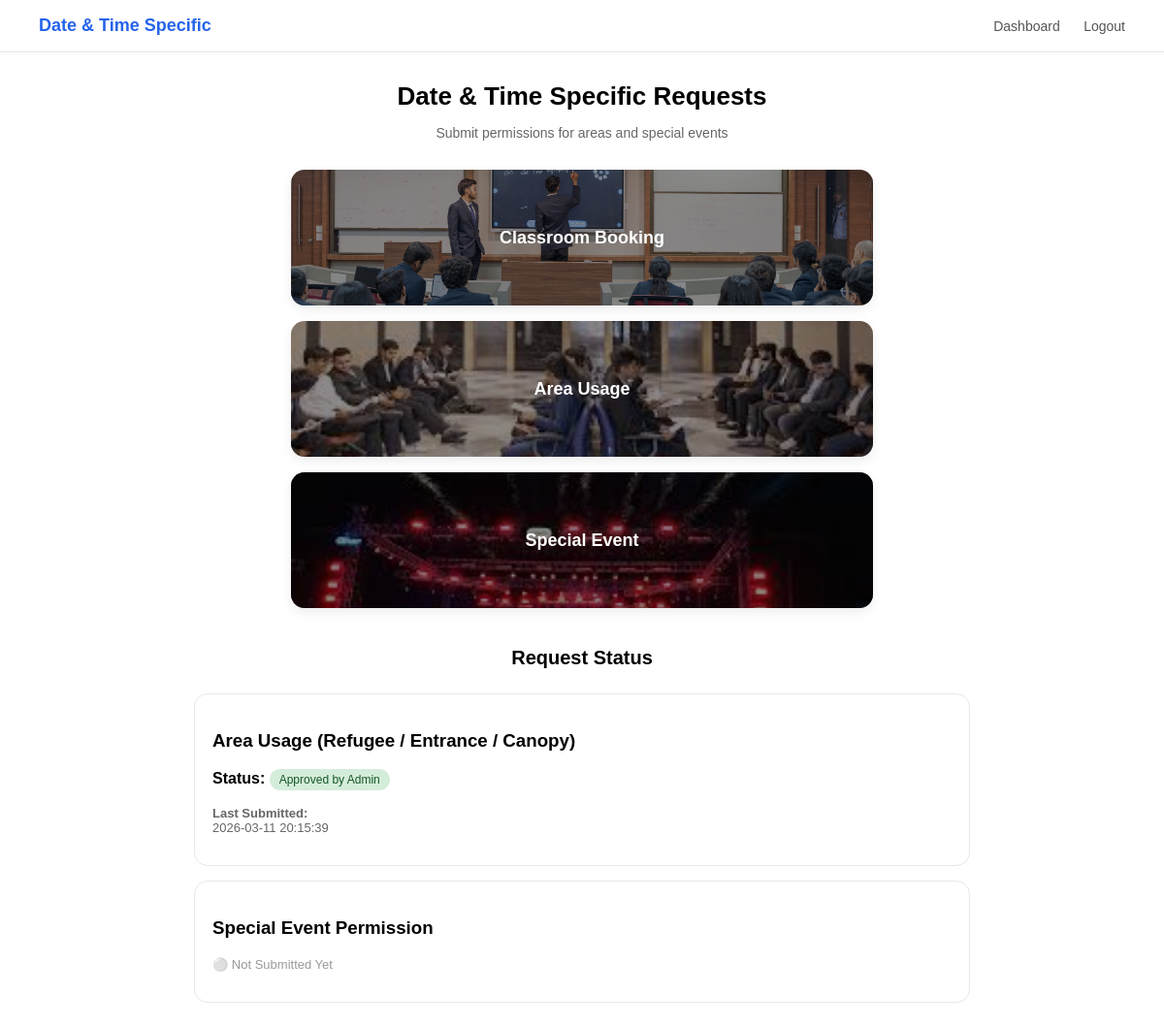
Page /datetime.php (signed in) on the committed database.
### tables this page shows
CREATE TABLE `datetime_requests` (
  `request_id` int(11) NOT NULL,
  `committee_id` varchar(50) DEFAULT NULL,
  `type` enum('area_usage','special_event') DEFAULT NULL,
  `status` enum('pending','approved','rejected') DEFAULT 'pending',
  `created_at` timestamp NOT NULL DEFAULT current_timestamp(),
  `rejection_reason` varchar(255) DEFAULT NULL,
  `forwarded_to_admin` tinyint(1) DEFAULT 0,
  `admin_status` enum('pending','approved','rejected') DEFAULT 'pending',
  `admin_remarks` varchar(255) DEFAULT NULL
);

### datetime.php (the view, shortened to what this page needs)
<?php
require 'includes/db_connect.php';
$committee_id = $_SESSION['committee_id'];
$stmt = $conn->prepare("
SELECT request_id, type, status, created_at, rejection_reason,
       forwarded_to_admin, admin_status
FROM datetime_requests
WHERE committee_id = ?
AND created_at = (
    SELECT MAX(created_at)
    FROM datetime_requests d2
    WHERE d2.type = datetime_requests.type
    AND d2.committee_id = ?
)
");
$stmt->bind_param("ss",$committee_id,$committee_id);
$stmt->execute();
$result = $stmt->get_result();
$requests = [];
while($row = $result->fetch_assoc()){
    $requests[$row['type']] = $row;
}
$categories = [
    "area_usage" => "Area Usage (Refugee / Entrance / Canopy)",
    "special_event" => "Special Event Permission"
];
?>
<!DOCTYPE html>
<html>
<head>
</head>
<body>
<div class="header">
<h2>Date & Time Specific</h2>
<div>
<a href="committee_dashboard.php">Dashboard</a>
<a href="logout.php">Logout</a>
</div>
</div>
<div class="title">
<h1>Date & Time Specific Requests</h1>
<p>Submit permissions for areas and special events</p>
</div>
<div class="grid">
<a href="book.php">
    <div class="box notice">
        <span>Classroom Booking</span>
    </div>
</a>
<a href="area_usage.php">
    <div class="box guest">
        <span>Area Usage</span>
    </div>
</a>
<a href="special_event.php">
    <div class="box arrange">
        <span>Special Event</span>
    </div>
</a>
</div>
<h2 class="status-title">Request Status</h2>
<div class="status-container">
<?php foreach($categories as $key => $label): ?>
<div class="status-card">
<h3><?= $label; ?></h3>
<?php if(isset($requests[$key])): ?>
<?php
$data = $requests[$key];
?>
<p><strong>Status:</strong>
<?php
if ($data['forwarded_to_admin'] == 1 && $data['admin_status'] == 'pending') {
    echo "<span class='status-text forwarded'>Forwarded to Admin</span>";
}
elseif ($data['admin_status'] == 'approved') {
    echo "<span class='status-text approved'>Approved by Admin</span>";
}
elseif ($data['admin_status'] == 'rejected') {
    echo "<span class='status-text rejected'>Rejected by Admin</span>";
}
elseif ($data['status'] == 'pending') {
    echo "<span class='status-text pending'>Pending (Faculty Review)</span>";
}
elseif ($data['status'] == 'rejected') {
    echo "<span class='status-text rejected'>Rejected by Faculty</span>";
}
?>
</p>
<p style="font-size:13px;color:#666;">
<strong>Last Submitted:</strong><br>
<?= $data['created_at']; ?>
</p>
<?php else: ?>
<p style="color:#999;font-size:13px;">⚪ Not Submitted Yet</p>
<?php endif; ?>
</div>
<?php endforeach; ?>
</div>
</body>
</html>

### datetime.php (style rules this page uses)
.status-text { font-size:12px; padding:4px 10px; border-radius:20px; display:inline-block; }
.approved { background:#d4edda; color:#155724; }
body { font-family: Arial, Helvetica, sans-serif; margin:0; background:white; }
.header { background:white; border-bottom:1px solid #e5e5e5; padding:16px 40px; display:flex; justify-content:space-between; align-items:center; }
.header h2 { margin:0; font-size:18px; color:#2563eb; }
.header a { text-decoration:none; margin-left:20px; font-size:14px; color:#555; }
.title { text-align:center; margin-top:30px; }
.title h1 { font-size:26px; margin-bottom:5px; }
.title p { font-size:14px; color:#666; }
.grid { max-width:600px; margin:30px auto; display:grid; grid-template-columns:1fr; gap:16px; padding:0 20px; }
.grid a { text-decoration:none; }
.box { height:140px; border-radius:14px; display:flex; justify-content:center; align-items:center; font-size:18px; font-weight:600; color:white; cursor:pointer; transition:0.25s; background-size:cover; background-position:center; position:relative; overflow:hidden; box-shadow:0 4px 12px rgba(0,0,0,0.08); }
.box::before { content:""; position:absolute; top:0; left:0; width:100%; height:100%; background:rgba(0,0,0,0.45); }
.box span { position:relative; z-index:2; }
.notice { background:url('assets/images/classroom.jpg') center/cover no-repeat; }
.guest { background:url('assets/images/refuge.jpeg') center/cover no-repeat; }
.arrange { background:url('assets/images/special.jpeg') center/cover no-repeat; }
.status-title { text-align:center; font-size:20px; margin-top:40px; }
.status-container { max-width:800px; margin:25px auto; padding:0 20px; display:grid; gap:15px; }
.status-card { border:1px solid #e5e7eb; border-radius:14px; padding:18px; background:white; }

### rows in the picture
datetime_requests: label "Area Usage (Refugee / Entrance / Canopy)", forwarded_to_admin "Approved by Admin", created_at "2026-03-11 20:15:39"

### other values in the picture
$label "Special Event Permission"
